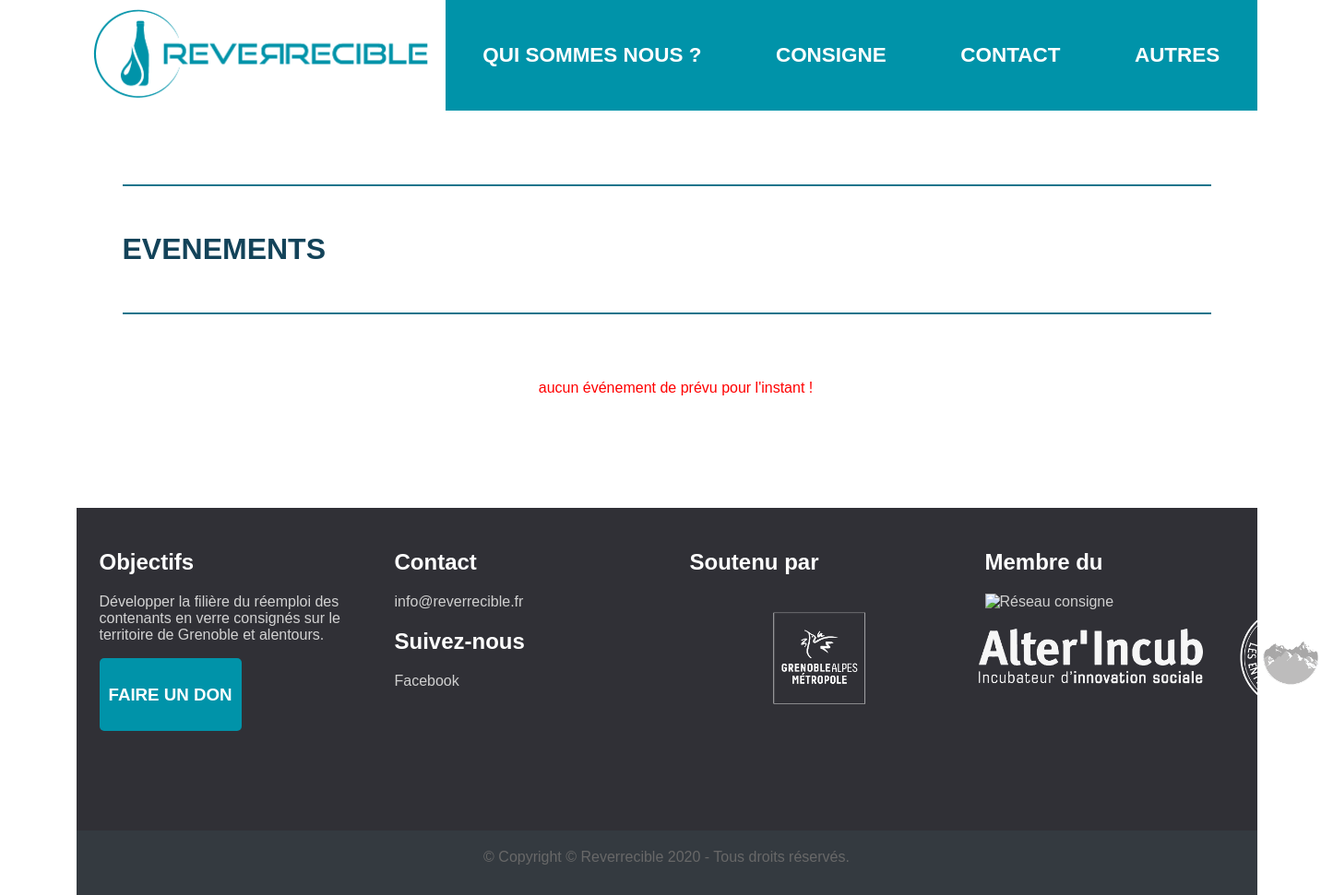
The page /Controleur/evenementsCTRL.php on the database as committed earlier.
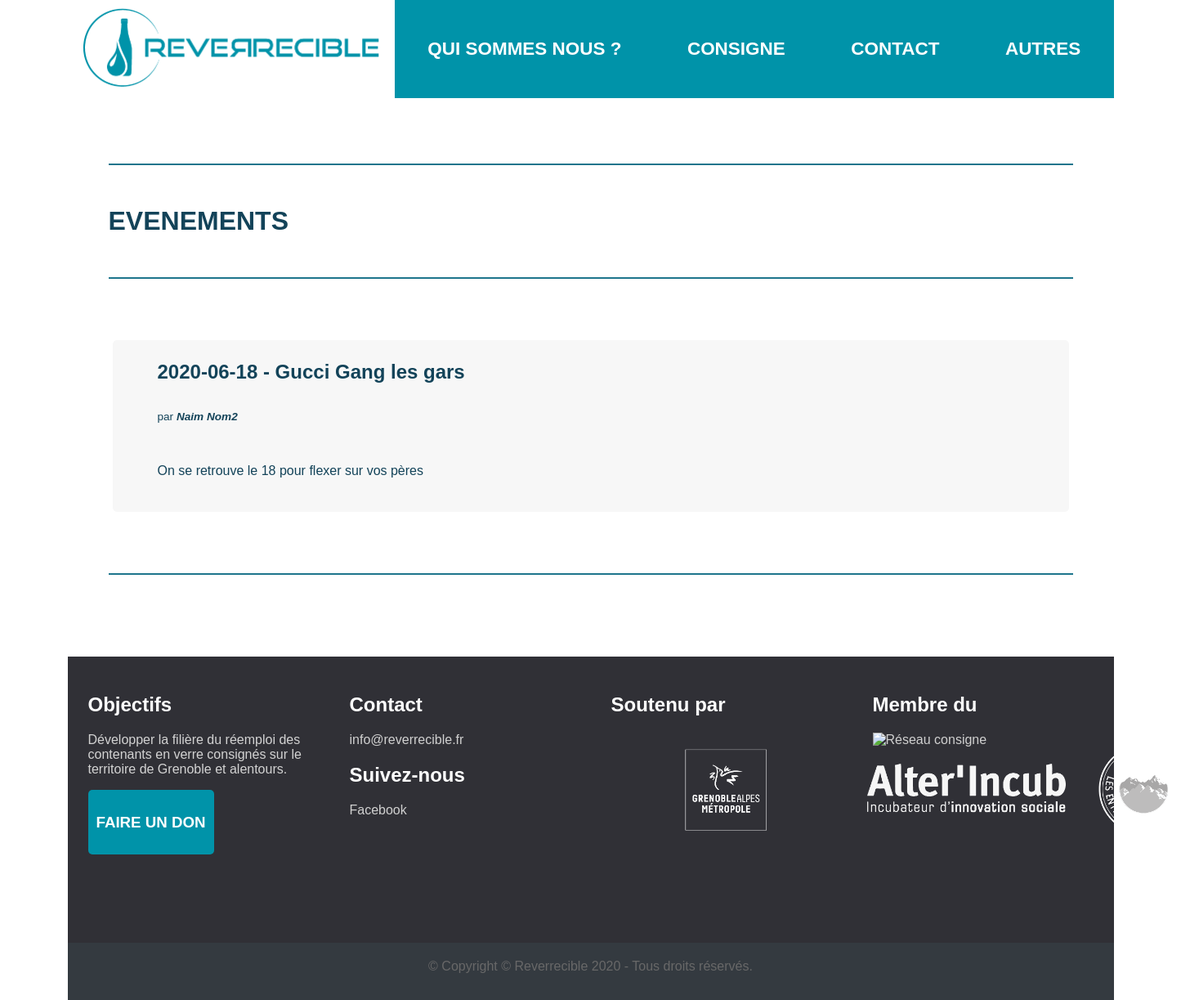
The same page on the database as committed later.
### tables this page shows
CREATE TABLE evenement(
  nom VARCHAR(30),
  dateEv DATE,
  description TEXT,
  gerant VARCHAR(25),
  PRIMARY KEY(nom,dateEv)
);

### Controleur/evenementsCTRL.php (called while the page is built, shortened)
<?php
require_once('../Modele/DAO.class.php');
  $dao = new DAO;
  $evenements = $dao->getEvenements();
  require_once('../Vues/evenements.php');
  ?>

### Modele/DAO.class.php (called while the page is built, shortened)
<?php
  require_once('../Modele/Evenement.class.php');
  class DAO {
    private $db;
    private $database = '../Modele/data/db/reverrecible.db';
    public function __construct() {
      try {
        $this->db = new PDO("sqlite:".$this->database);
      } catch (PDOException $e) {
        die("PDO Error :".$e->getMessage()." '".$this->database."'\n");
      }
    }
    public function getEvenements(){
      $query = "SELECT * FROM evenement ORDER BY dateEv";
      $sql= $this->db->query($query);
      $evenements = $sql->fetchAll(PDO::FETCH_ASSOC);
      $listeEvenements = array();
      foreach ($evenements as $evenement) {
        array_push($listeEvenements,new Evenement($evenement));
      }
      return $listeEvenements;
    }
  }
  ?>

### Modele/Evenement.class.php (called while the page is built, shortened)
<?php
class Evenement{
    private $nom;
    private $dateEv;
    private $description;
    private $gerant;
    public function getNom() {return $this->nom;}
    public function getDate(){return $this->dateEv;}
    public function getDescription() {return $this->description;}
    public function getGerant(){return $this->gerant;}
  }
?>

### Vues/evenements.php (the view, shortened to what this page needs)
<!DOCTYPE html>
<html lang="fr" dir="ltr">
  <head>
      <link rel="stylesheet" href="../Vues/Style/main.css">
  </head>
  <body>
    <header>
      <nav>
      <ul>
        <li id="logoMenu"><a href="mainCTRL.php"><img src="../Vues/Style/Logo.png" alt="logo"></a></li>
        <li><a href="quisommesnousCTRL.php"><h3>QUI SOMMES NOUS ?</h3></a></li>
        <li><a href="consigneCTRL.php"><h3>CONSIGNE</h3></a></li>
        <li><a href="contactCTRL.php"><h3>CONTACT</h3></a></li>
        <li class="dropdown">
          <a href="javascript:void(0)" class="dropbtn"><h3>AUTRES</h3></a>
        </li>
      </ul>
    </nav>
    <div class="separateurTop"></div>
    </header>
    <h1>EVENEMENTS</h1>
    <div class="separateur"></div>
      <?php
      if(!empty($evenements)){
      foreach ($evenements as $evenement) { ?>
        <?php
          $date = $evenement->getDate();
          $nom = $evenement->getNom();
        ?>
        <article>
          <div class="sousArticle fondGris">
            <h1><?=$date?> - <?=$nom?></h1>
            <p style="margin-left: 50px; font-size:85%;">par <b><i><?=$evenement->getGerant()?></i></b></p>
            <article>
              <p>
                <?=$evenement->getDescription()?>
              </p>
            </article>
          </div>
                </article>
                <div class="separateur"></div>
              <?php } }
              else {
                echo'<article class="sousArticle"><p style="color : red">' . " aucun événement de prévu pour l'instant !</p></article>";
              }?>
            </body>
            <?php require_once('footer.php'); ?>
</html>

### Vues/footer.php
<div class="footer">
  <div class="footer-content">
    <div class="footer-section objectifs">
      <h2>Objectifs</h2>
      <p>Développer la filière du réemploi des contenants en verre consignés sur le territoire de Grenoble et alentours.</p>
      <a class="bouton" href="donsCTRL.php"><h3 style="color:white;">FAIRE UN DON</h3></a>
    </div>
    <div class="footer-section contact">
      <h2>Contact</h2>
      <a href="mailto:info@reverrecible.fr">info@reverrecible.fr</a>
      <h2>Suivez-nous</h2>
      <a href="https://www.facebook.com/reverrecible" target="_blank">Facebook</a>
    </div>
    <div class="footer-section soutiens">
      <h2>Soutenu par</h2>
      <div class="logos-soutien">
        <img class="logo-soutien" src="../Vues/Style/LOGOS_METROPOLE.png" alt="Logo Métropole">
        <img class="logo-soutien" src="../Vues/Style/LOGOS_ALTERINCUB.png" alt="Logo Alterincub">
        <img class="logo-soutien" src="../Vues/Style/LOGOS_GAIA_STARTUP.png" alt="Logo Gaia">
      </div>
    </div>
    <div class="footer-section membre">
      <h2>Membre du</h2>
        <a href="http://www.reseauconsigne.com/" target="_blank"><img class="logo-reseau" src="../Vues/Style/LOGOS_RESEAU-CONSIGNE" alt="Réseau consigne"></a>
    </div>
  </div>
    <div class="footer-bottom">
      &copy; Copyright © Reverrecible  <?= date('Y'); ?> - Tous droits réservés.
    </div>
</div>

### Vues/Style/main.css (style rules this page uses)
body { max-width: 1280px; padding: 0px; margin: auto; font-family: Tahoma, Geneva, sans-serif; color: #134359; }
.separateurTop { margin-top: 200px; margin-bottom: 50px; margin-left: 50px; margin-right: 50px; border-bottom: 2px solid #1d758c; }
.separateur { margin: 50px; border-bottom: 2px solid #1d758c; }
h1 { margin-left: 50px; color: #134359; }
h2 { color: #1d758c; }
article { padding: 20px; padding-left: 50px; padding-right: 50px; display: flex; flex-direction: row; align-items: center; }
.sousArticle { display: flex; flex-direction: column; justify-content: flex-start; width: 100%; margin: 5px; padding: 5px; border-radius: 5px; }
.fondGris { background-color: #f7f7f7; padding: 5px; border-radius: 5px; }
img { width: 100%; height: 100%; }
nav { max-width: 1280px; max-height: 120px; width: 100%; position: fixed; top: 0px; }
nav ul, .profile ul { max-height: 120px; display:flex; flex-direction:row; list-style-type: none; margin: 0px; padding: 0px; background-color: #0093a9; }
nav li, .profile li { flex: auto; max-height:120px; font-size: 1.2em; display: flex; align-items: center; justify-content: center; }
a { color: white; text-align: center; text-decoration: none; display: inline-block; }
.bouton { padding: 10px; border-radius: 5px; border: none; background-color: #0093a9; }
.bouton, .bouton > h2 { color: white; }
#logoMenu { background-color: white; width: 25%; }
nav img { max-width: 100%; max-height:120px; }
header img { margin-left: auto; margin-right: auto; width: 100%; }
.footer { margin-top: 100px; background: #303036; color: #d3d3d3; height: 400px; }
.footer .footer-content { height: 350px; display: flex; }
.footer .footer-content .footer-section { flex: 1; padding: 25px; }
.footer .footer-content h2 { color: white; }
.footer .footer-content a { color: #d0d0d0; }
.footer .footer-bottom { background: #343a40; color: #686868; height: 50px; text-align: center; padding-top: 20px; }
.logo-reseau { width: 100%; height: auto; }
.logos-soutien { display: flex; }
.logos-soutien .logo-soutien { flex: 1; padding: 10px; }

Rows that differ between the two databases and show on the page:
added evenement: dateEv "2020-06-18", nom "Gucci Gang les gars", gerant "Naim Nom2", description "On se retrouve le 18 pour flexer sur vos pères"
Other text that changed with them:
text no longer shown: "aucun événement de prévu pour l'instant !"
